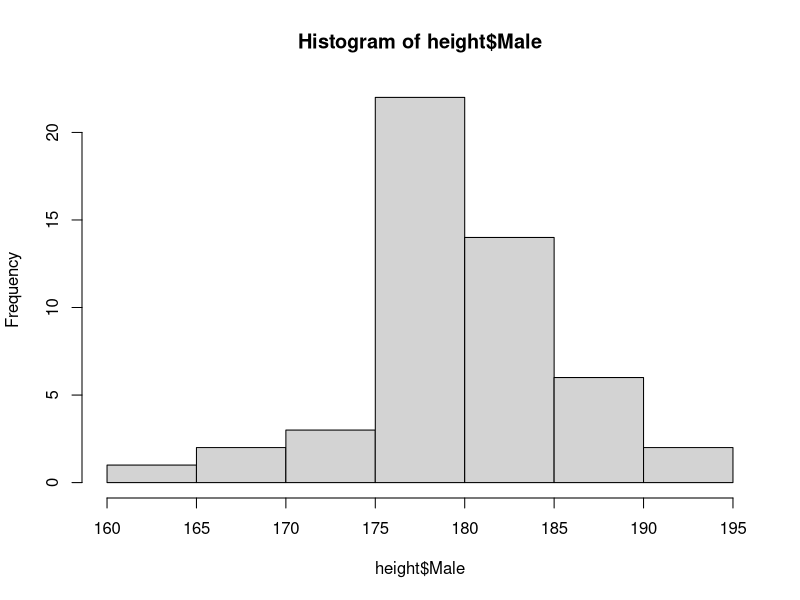
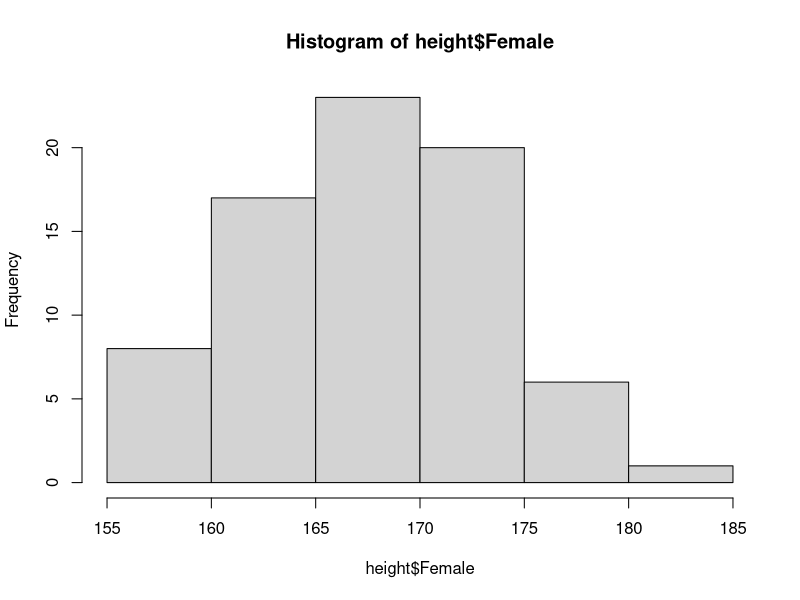
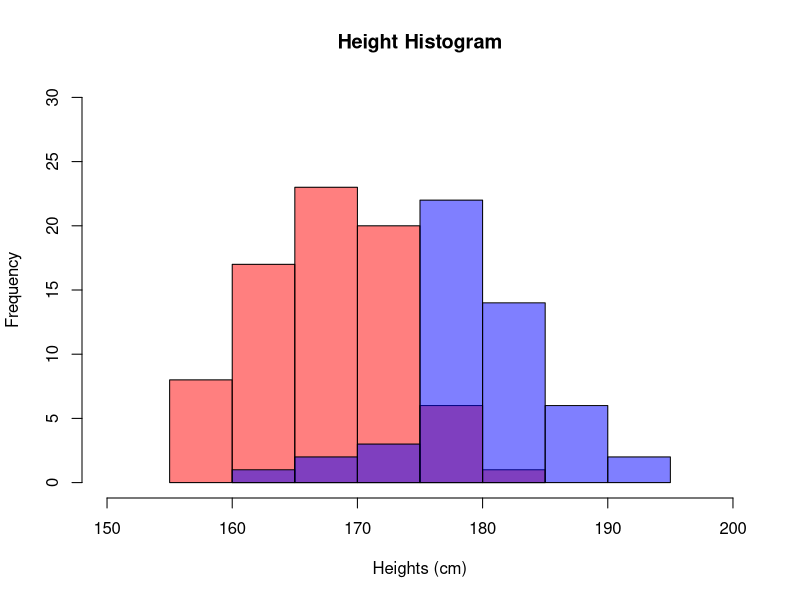

Recreate these plots in R, in order.
#
#         Author: Dr Eugene O'Loughlin
#    Video Title: How To... Draw Overlapping Histograms in R
#   Video Number: #35
# Data File Used: 35_Data_File.csv
#
# Read data file
height <- read.csv(file="35_Data_File.csv", 
                   head=TRUE, sep=",")       # 50 men, 75 women
head(height)#
#
# Show histograms of two variables separately
hist(height$Male)
hist(height$Female)
#
# Plot histogram of female heights
hist(height$Female, main = "Height Histogram",      # Female histogram
     col = rgb(1, 0, 0, 0.5), 
     xlab = "Heights (cm)", 
     xlim = c(150,200),
     ylim = c(0,30))
#
#  Add male histogram
hist(height$Male, col = rgb(0, 0, 1, 0.5), add = TRUE)
#
